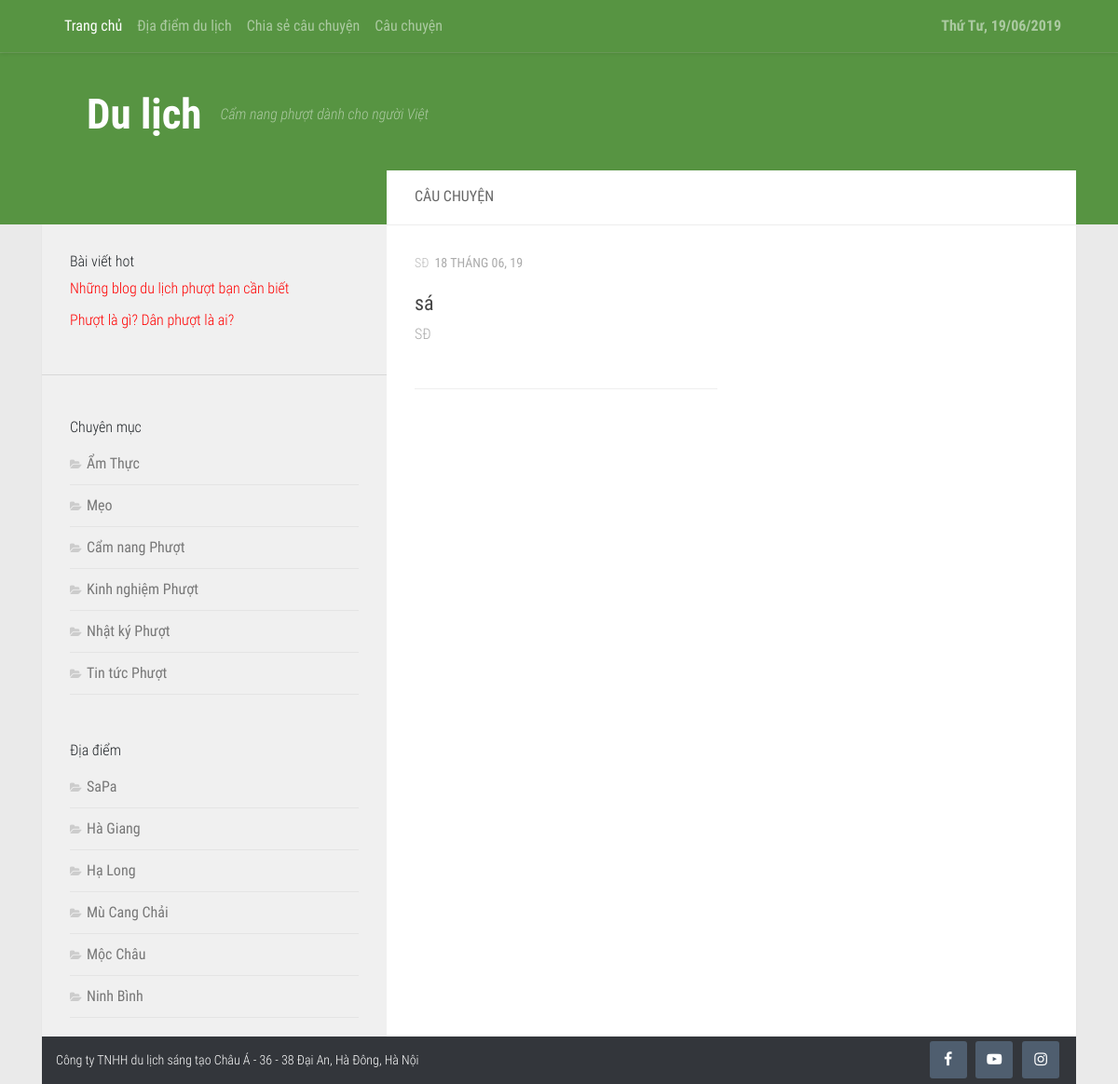
Page /cauchuyen.php on the earlier database version.
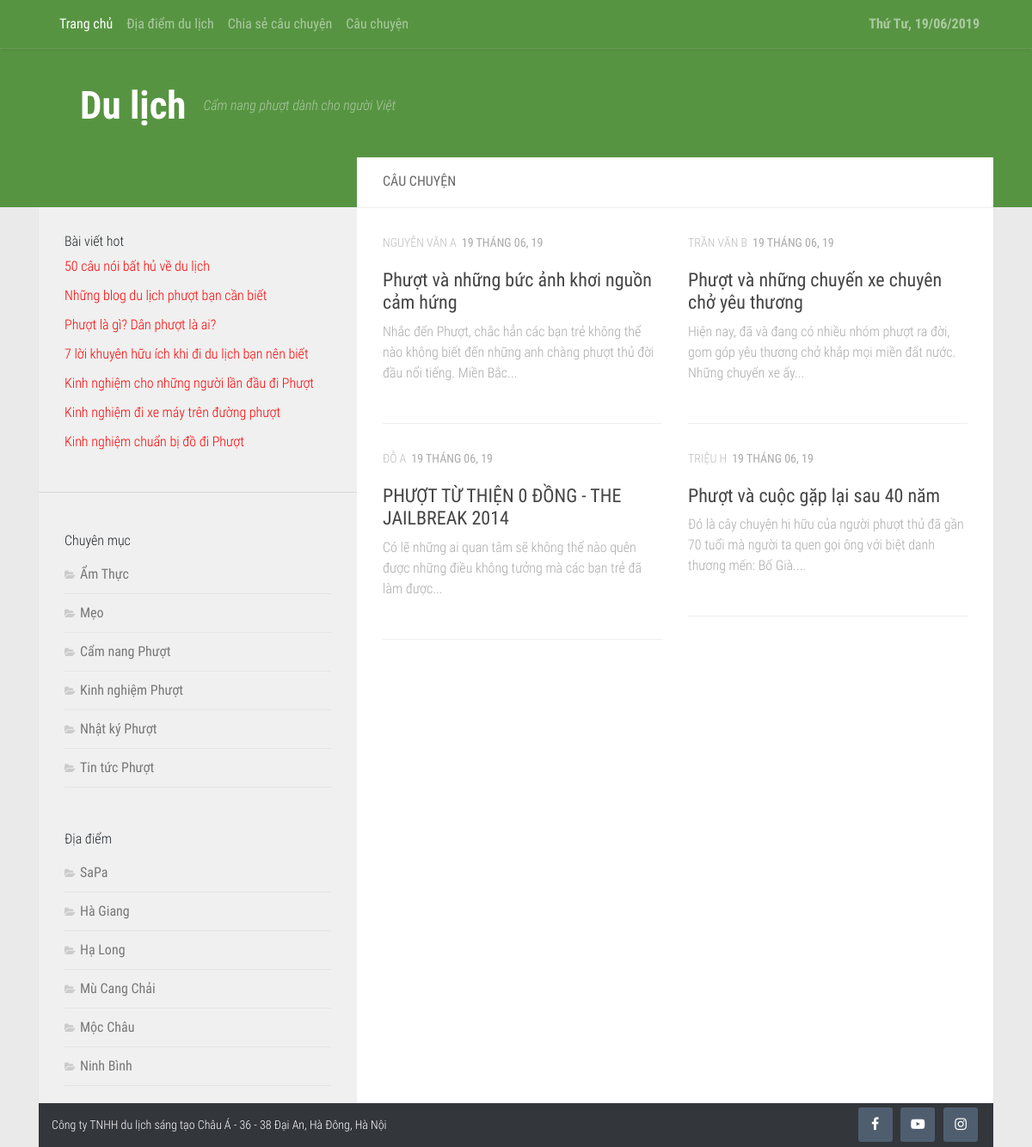
Same page on the later database version.
### tables this page shows
CREATE TABLE `tintuc` (
  `tintuc_id` int(11) NOT NULL,
  `danhmuc_id` int(11) DEFAULT NULL,
  `tintuc_ten` varchar(150) DEFAULT NULL,
  `tintuc_mota` text NOT NULL,
  `tintuc_noidung` text,
  `tintuc_anh` varchar(100) DEFAULT NULL,
  `tintuc_ngaytao` date DEFAULT NULL,
  `tintuc_hot` tinyint(4) DEFAULT NULL
);

CREATE TABLE `danhmuc` (
  `danhmuc_id` int(11) NOT NULL,
  `danhmuc_ten` varchar(100) NOT NULL,
  `danhmuc_vitri` int(11) NOT NULL,
  `danhmuc_ngaytao` date NOT NULL
);

CREATE TABLE `diadiem` (
  `diadiem_id` int(11) NOT NULL,
  `diadiem_ten` varchar(150) NOT NULL,
  `diadiem_anh` varchar(100) NOT NULL,
  `diadiem_ngaytao` date NOT NULL,
  `diadiem_vitri` int(11) NOT NULL
);

CREATE TABLE `cauchuyen` (
  `cauchuyen_id` int(11) NOT NULL,
  `cauchuyen_tieude` varchar(120) NOT NULL,
  `cauchuyen_tacgia` varchar(100) NOT NULL,
  `cauchuyen_noidung` text NOT NULL,
  `cauchuyen_ngay` date NOT NULL,
  `cauchuyen_trangthai` tinyint(4) NOT NULL,
  `cauchuyen_hot` tinyint(4) NOT NULL
);

### includes/functions.php (called while the page is built, shortened)
<?php
    function the_excerpt($text, $string = 400) {
        $sanitized = strip_tags($text);
        if(strlen($sanitized) > $string) {
            $cutString = substr($sanitized,0,$string);
            $words = substr($sanitized, 0, strrpos($cutString, ' '));
            return $words .'...';
        } else {
            return $sanitized;
        }
    }
    function fetch_story($display = 5) {
        global $dbc;
        $start = (isset($_GET['s']) && filter_var($_GET['s'], FILTER_VALIDATE_INT, array('min_range' => 1))) ? $_GET['s'] : 0;
        $query = "SELECT cauchuyen_id ,cauchuyen_tieude, cauchuyen_tacgia, cauchuyen_noidung, DATE_FORMAT(cauchuyen_ngay, '%d Tháng %m, %y') AS date ";
        $query .= " FROM cauchuyen ";
        $query .= " WHERE cauchuyen_trangthai = 1 ";
        $query .= " ORDER BY cauchuyen_hot DESC LIMIT {$start}, {$display}";
        $result = $dbc->query($query);
        if($result->num_rows > 0) {
            $posts = array();
            while($results = $result->fetch_array(MYSQLI_ASSOC)) {
                $posts[] = $results;
            }
            return $posts;
        } else {
            return FALSE;
        }
    }
?>

### cauchuyen.php (the view, shortened to what the changed rows need)
<?php include('includes/mysqli_connect.php');?>
<?php include('includes/functions.php');?>
<?php include('includes/header.php');?>
<main id="main">
  <div class="container">
    <div class="row">
      <div class="col-md-12">
        <div class="wrapper-main">
          <div class="row m-0">
            <div class="col-md-4 p-0">
              <?php include('includes/sidebar.php');?>
            </div>
            <div class="col-md-8 p-0">
              <div class="wrapper-main-content">
                <h2 class="title"> CÂU CHUYỆN </h2>
                <div class="row">
                  <div class="col-md-12">
                    <div class="box-content">
                      <div id="grid-wrapper" class="post-list clearfix">
                        <div class="row">
                          <?php
                          $display = 6;
                          $posts = fetch_story($display);
                          if(!empty($posts)){
                            foreach ($posts as $post) {
                              echo "
                                <div class='col-md-6'>
                                  <article class='clearfix post'>
                                    <div class='post-inner post-hover'>
                                      <div class='post-meta clearfix'>
                                        <p class='post-category'><a>{$post['cauchuyen_tacgia']}</a></p>
                                        <p class='post-date'>
                                            <time class='published'>{$post['date']}</time>
                                        </p>
                                      </div>
                                      <h2 class='post-title'>
                                        <a href='chitietcauchuyen.php?id={$post['cauchuyen_id']}' title='{$post['cauchuyen_tieude']}'>{$post['cauchuyen_tieude']}</a>
                                      </h2>
                                      <div class='excerpt'>
                                          <p>".the_excerpt($post['cauchuyen_noidung'], 200)."</p>
                                      </div>
                                    </div>
                                  </article>
                                </div>
                              ";
                            }
                          } else {
                            $messages = "<p>Không có bài viết nào</p>";
                          }
                          ?>
                        </div>
                      </div>
                    </div>
                  </div>
                </div>
              </div>
            </div>
          </div>
        </div>
      </div>
    </div>
  </div>
</main>
<?php include('includes/footer.php');?>

### includes/sidebar.php (shortened to what the changed rows need)
<aside id="aside">
  <div class="sidebar-sticky">
    <div class="wrapper-post-hot">
      <ul class="list-post-hot">
        <?php
          $query = "SELECT tintuc_id, tintuc_ten FROM tintuc WHERE tintuc_hot = 1 ORDER BY tintuc_id ASC LIMIT 0, 10";
          $result = $dbc->query($query);
          while ($news = $result->fetch_array(MYSQLI_ASSOC)) {
              echo "<li><a href='single.php?id={$news['tintuc_id']}'";
              echo ">".$news['tintuc_ten']. "</a></li>";
          }
         ?>
      </ul>
    </div>
    <div class="wrapper-categories">
      <ul>
        <?php
          $query = "SELECT * FROM danhmuc ORDER BY danhmuc_id ASC";
          $result = $dbc->query($query);
          while ($cats = $result->fetch_array(MYSQLI_ASSOC)) {
              echo "<li class='cat-item'><a href='danhmuctintuc.php?id={$cats['danhmuc_id']}'";
              echo ">".$cats['danhmuc_ten']. "</a></li>";
          }
         ?>
      </ul>
    </div>
    <div class="wrapper-categories">
      <ul>
        <?php
          $query = "SELECT * FROM diadiem ORDER BY diadiem_id ASC";
          $result = $dbc->query($query);
          while ($location = $result->fetch_array(MYSQLI_ASSOC)) {
              echo "<li class='cat-item'><a href='diadiem.php?id={$location['diadiem_id']}'";
              echo ">".$location['diadiem_ten']. "</a></li>";
          }
         ?>
      </ul>
    </div>
  </div>
</aside>

Differences in the rows shown:
removed cauchuyen: cauchuyen_tacgia "SĐ", date "18 THÁNG 06, 19", cauchuyen_tieude "sá", cauchuyen_noidung "SĐ"
now on this page (row edited): tintuc: tintuc_ten "50 câu nói bất hủ về du lịch"
added tintuc: tintuc_ten "7 lời khuyên hữu ích khi đi du lịch bạn nên biết"
added tintuc: tintuc_ten "Kinh nghiệm cho những người lần đầu đi Phượt"
added tintuc: tintuc_ten "Kinh nghiệm đi xe máy trên đường phượt"
added tintuc: tintuc_ten "Kinh nghiệm chuẩn bị đồ đi Phượt"
added cauchuyen: cauchuyen_tacgia "NGUYỄN VĂN A", date "19 THÁNG 06, 19", cauchuyen_tieude "Phượt và những bức ảnh khơi nguồn cảm hứng", cauchuyen_noidung "Nhắc đến Phượt, chắc hẳn các bạn trẻ không thể nào không biết đến những anh chàng phượt thủ đời đầu nổi tiếng. Miền Bắc..."
added cauchuyen: cauchuyen_tacgia "TRẦN VĂN B", date "19 THÁNG 06, 19", cauchuyen_tieude "Phượt và những chuyến xe chuyên chở yêu thương", cauchuyen_noidung "Hiện nay, đã và đang có nhiều nhóm phượt ra đời, gom góp yêu thương chở khắp mọi miền đất nước. Những chuyến xe ấy..."
added cauchuyen: cauchuyen_tacgia "ĐỖ A", date "19 THÁNG 06, 19", cauchuyen_tieude "PHƯỢT TỪ THIỆN 0 ĐỒNG - THE JAILBREAK 2014", cauchuyen_noidung "Có lẽ những ai quan tâm sẽ không thể nào quên được những điều không tưởng mà các bạn trẻ đã làm được..."
added cauchuyen: cauchuyen_tacgia "TRIỆU H", date "19 THÁNG 06, 19", cauchuyen_tieude "Phượt và cuộc gặp lại sau 40 năm", cauchuyen_noidung "Đó là cây chuyện hi hữu của người phượt thủ đã gần 70 tuổi mà người ta quen gọi ông với biệt danh thương mến: Bố Già...."
